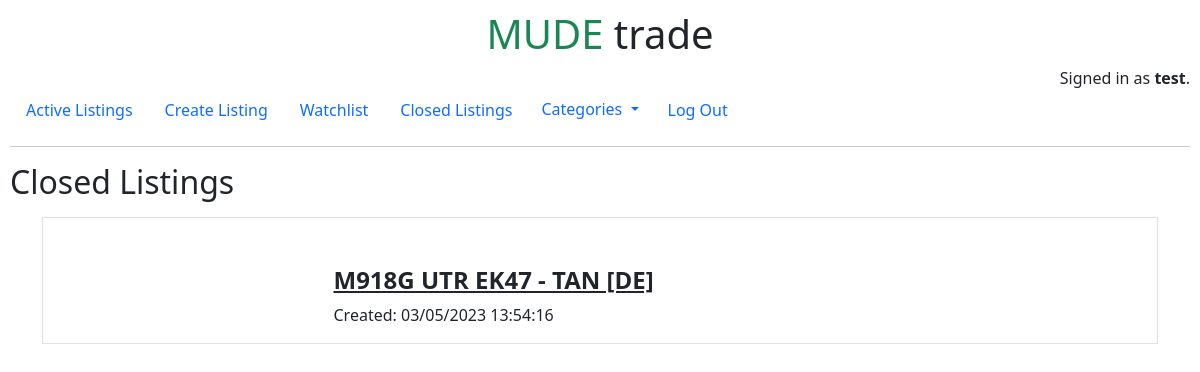
/closedItems (signed in), run on the app's committed database.
### auctions/models.py (models this page shows)
class User(AbstractUser):
    pass

class Item(models.Model):
    title = models.CharField(max_length=64)
    description = models.CharField(max_length=5000)
    photo = models.CharField(max_length=5000)
    time = models.CharField(max_length=500)
    user = models.ForeignKey(User, on_delete=models.CASCADE)
    price= models.IntegerField()
    status = models.BooleanField()
    category = models.CharField(max_length=64)

### auctions/views.py (the view)
# urls.py: path("closedItems", views.closeditems, name="closed-items"),
def closeditems(request):
    if not request.user.is_authenticated:
        return render(request, "auctions/login.html")
    else:
        return render(request, "auctions/closed-items.html", {
            "items": Item.objects.filter(status = False),
        })

### auctions/templates/auctions/closed-items.html (shortened to what this page needs)
{% extends "auctions/layout.html" %}
{% block body %}
    <h2>Closed Listings</h2>
    <div class="container">
        <p>
            <div class="container">
                {% for item in items %}
                    <div class="row border border-1 mt-3">
                        <div class="col-sm-3 pt-5"><a class="" href="{% url 'closed' item.id %}"><img src="{{ item.photo }}" width = "100%" alt=""></a></div>
                        <div class="col-sm-9 pt-5">
                            <h4><strong><a href="{% url 'closed' item.id %}" class="link-dark">{{ item.title }}</a></strong></h4>
                            <p class="fw-lighter">Created: {{ item.time }}</p>
                        </div>
                    </div>
                {% empty %}
                    <ul>
                        <li>There is no closed items.</li>
                    </ul>
                {% endfor %}
            </div>
        </p>
    </div>
{% endblock %}

### auctions/templates/auctions/layout.html (shortened to what this page needs)
{% load static %}
<!DOCTYPE html>
<html lang="en">
    <head>
        <link rel="stylesheet" href="https://stackpath.bootstrapcdn.com/bootstrap/4.4.1/css/bootstrap.min.css">
        <link href="{% static 'auctions/styles.css' %}" rel="stylesheet">
        <link href="https://cdn.jsdelivr.net/npm/bootstrap@5.1.3/dist/css/bootstrap.min.css" rel="stylesheet">
    </head>
    <body>
        <h1 class="text-center"><span class="text-success">MUDE</span> trade</h1>
        <div class="text-end">
            {% if user.is_authenticated %}
                Signed in as <strong>{{ user.username }}</strong>.
            {% else %}
                Not signed in.
            {% endif %}
        </div>
        <ul class="nav">
            <li class="nav-item">
                <a class="nav-link" href="{% url 'index' %}">Active Listings</a>
            </li>
            {% if user.is_authenticated %}
                <li class="nav-item">
                    <a class="nav-link link-primary link-offset-2 link-underline-opacity-25 link-underline-opacity-100-hover" href="{% url 'create-listing' %}">Create Listing</a>
                </li>
                <li class="nav-item">
                    <a class="nav-link link-primary link-offset-2 link-underline-opacity-25 link-underline-opacity-100-hover" href="{% url 'watchlist' user.id %}">Watchlist</a>
                </li>
                <li class="nav-item">
                    <a class="nav-link link-primary link-offset-2 link-underline-opacity-25 link-underline-opacity-100-hover" href="{% url 'closed-items' %}">Closed Listings</a>
                <li class="nav-item">
                    <div class="dropdown">
                        <a class="btn dropdown-toggle link-primary link-offset-2 link-underline-opacity-25 link-underline-opacity-100-hover" href="#" role="button" data-bs-toggle="dropdown" aria-expanded="false">
                          Categories
                        </a>
                      </div>
                </li>
                </li>
                <li class="nav-item">
                    <a class="nav-link link-primary link-offset-2 link-underline-opacity-25 link-underline-opacity-100-hover" href="{% url 'logout' %}">Log Out</a>
                </li>
            {% endif %}
        </ul>
        <hr>
        {% block body %}
        {% endblock %}
    </body>
</html>

### auctions/static/auctions/styles.css (style rules this page uses)
body { padding: 10px; }

### data on the page
User: username "test"
Item: title "M918G UTR EK47 - TAN [DE]", time "03/05/2023 13:54:16"
